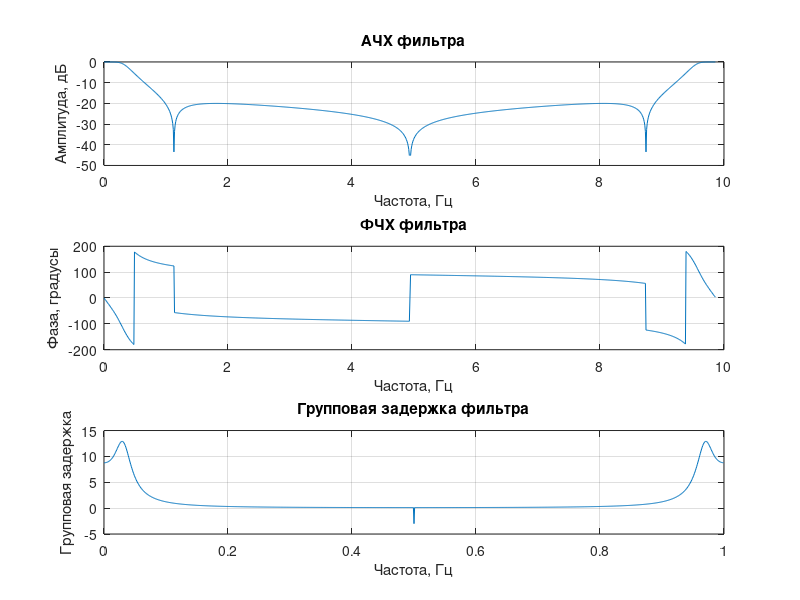

Recreate this plot in MATLAB.
clc; clear;
close all;

a = [1 -2.5641 2.2185 -0.6456];
b = [0.0089 -0.0045 -0.0045 0.0089];

[gd,w] = grpdelay(b, a, 1024, 'whole');
[h,w] = freqz(b, a, 1024, 'whole');

figure;

subplot(3,1,1);
plot(w/2*pi, 10*log10(abs(h)));
xlabel('Частота, Гц'); ylabel('Амплитуда, дБ');
title('АЧХ фильтра'); grid on;

subplot(3,1,2);
plot(w/2*pi, angle(h)*180/pi);
xlabel('Частота, Гц'); ylabel('Фаза, градусы');
title('ФЧХ фильтра'); grid on;

subplot(3,1,3);
plot(w/(2*pi), gd);
xlabel('Частота, Гц'); ylabel('Групповая задержка');
title('Групповая задержка фильтра');
grid on;